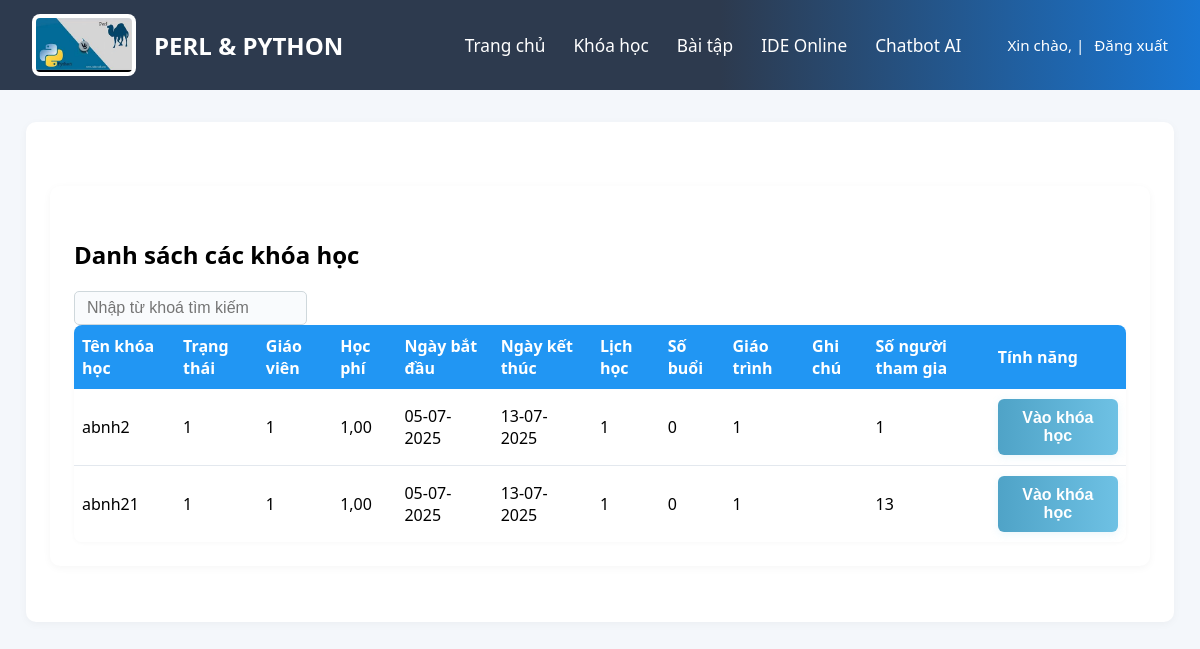
The page /student/course/ on the database as committed earlier.
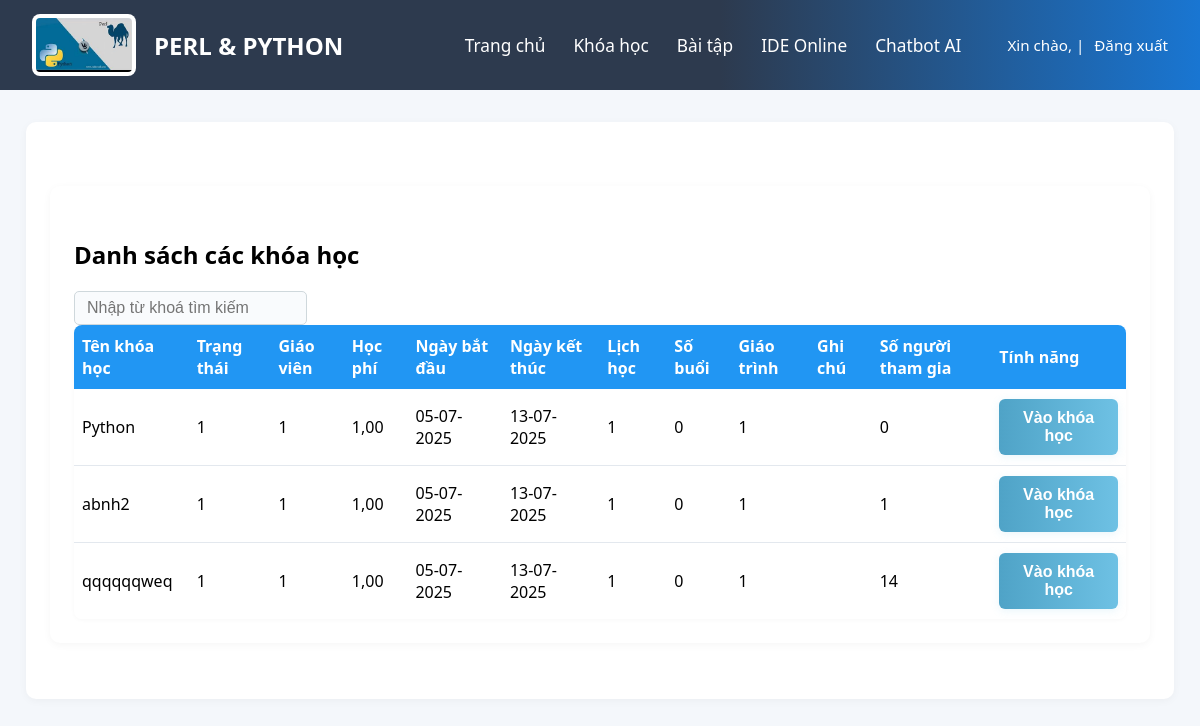
The same page on the database as committed later.
### teacherapp/models.py (models this page shows, shortened)
class Course(models.Model):
    name = models.CharField(max_length=200)
    status = models.CharField(max_length=50)
    teacher = models.CharField(max_length=100)
    fee = models.DecimalField(max_digits=10, decimal_places=2, null=True, blank=True)
    start_date = models.DateField()
    end_date = models.DateField()
    schedule = models.CharField(max_length=200)
    sessions = models.IntegerField(default=0)  # Tổng số buổi
    curriculum = models.TextField(blank=True)
    note = models.TextField(blank=True)
    participants = models.IntegerField(default=0)
    created_by = models.ForeignKey(User, on_delete=models.CASCADE, null=True, blank=True)

### studentapp/views.py (the view)
# urls.py: path('course/', views.course, name='course'),
def course(request):
    courses = Course.objects.all().order_by('-id')
    return render(request, "student_page/course.html", {"courses": courses})

### templates/student_page/course.html (shortened to what this page needs)
{% extends 'student_page/student_base.html' %}
{% load static %}
{% block extra_css %}
    <link rel="stylesheet" href="{% static 'css/course_management.css' %}">
{% endblock %}
{% block content %}
<div class="main-content">
    <div class="page-header">
        <h2>Danh sách các khóa học</h2>
        <div class="header-actions">
            <input type="text" placeholder="Nhập từ khoá tìm kiếm">
        </div>
    </div>
    <table class="class-table">
        <thead>
            <tr>
                <th>Tên khóa học</th>
                <th>Trạng thái</th>
                <th>Giáo viên</th>
                <th>Học phí</th>
                <th>Ngày bắt đầu</th>
                <th>Ngày kết thúc</th>
                <th>Lịch học</th>
                <th>Số buổi</th>
                <th>Giáo trình</th>
                <th>Ghi chú</th>
                <th>Số người tham gia</th>
                <th>Tính năng</th>
            </tr>
        </thead>
        <tbody>
            {% for course in courses %}
            <tr>
                <td>{{ course.name }}</td>
                <td>{{ course.status }}</td>
                <td>{{ course.teacher }}</td>
                <td>{{ course.fee }}</td>
                <td>{{ course.start_date|date:"d-m-Y" }}</td>
                <td>{{ course.end_date|date:"d-m-Y" }}</td>
                <td>{{ course.schedule }}</td>
                <td>{{ course.sessions }}</td>
                <td>{{ course.curriculum }}</td>
                <td>{{ course.note }}</td>
                <td>{{ course.participants }}</td>
                <td>
                    <button class="enter-course-btn custom-btn" onclick="checkCheckbox(this, {{ course.id }})">Vào khóa học</button>
                </td>
            </tr>
            {% endfor %}
        </tbody>
    </table>
</div>
{% endblock %}

### templates/student_page/student_base.html (shortened to what this page needs)
{% load static %}
<!DOCTYPE html>
<html lang="vi">
<head>
  <link rel="stylesheet" href="{% static 'css/assignment_list.css' %}">
  {% block extra_css %}{% endblock %}
</head>
<body>
  <div class="header">
    <div class="logo">
      <img src="{% static 'image/headerIcon.jpg' %}" alt="Perl/Python Logo">
      <span class="title">PERL & PYTHON</span>
    </div>
    <div class="nav">
      <a href="{% url 'student_home' %}">Trang chủ</a>
      <a href="{% url 'studentapp:khoa_hoc' %}">Khóa học</a>
      <a href="{% url 'studentapp:assignment_list' %}">Bài tập</a>
      <a href="{% url 'studentapp:ide_online' %}">IDE Online</a>
      <a href="{% url 'studentapp:chatbot' %}">Chatbot AI</a>
      <span class="lang">Xin chào, {{ user.first_name }} | <a href="{% url 'signout' %}">Đăng xuất</a></span>
    </div>
  </div>
  <div class="main-content">
    {% block content %}{% endblock %}
  </div>
</body>
</html>

### static/css/assignment_list.css (style rules this page uses)
body { background: linear-gradient(120deg, #e3f0ff 0%, #f8fbff 100%); font-family: 'Segoe UI', Arial, sans-serif; margin: 0; padding: 0; min-height: 100vh; }
.header { background: linear-gradient(90deg, #2d3a4e 60%, #1976d2 100%); color: #fff; min-height: 90px; display: flex; align-items: center; justify-content: space-between; padding: 0 32px; }
.logo { display: flex; align-items: center; gap: 18px; }
.logo img { height: 54px; background: #fff; border-radius: 8px; padding: 4px; }
.title { font-size: 1.5rem; font-weight: bold; }
.nav { display: flex; gap: 28px; align-items: center; font-size: 1.08rem; }
.nav a { color: #fff; text-decoration: none; font-weight: 500; transition: color 0.2s; }
.lang { margin-left: 18px; font-size: 0.95rem; }
.lang a { color: #fff; margin-left: 6px; text-decoration: none; }

### static/css/course_management.css (style rules this page uses)
body { background: #f4f7fb; font-family: 'Segoe UI', Arial, sans-serif; }
.main-content { background: #fff; border-radius: 10px; box-shadow: 0 2px 8px rgba(0,0,0,0.04); padding: 32px 24px 24px 24px; margin: 32px auto; max-width: 1100px; }
.header { display: flex; justify-content: space-between; align-items: center; margin-bottom: 18px; }
.header-actions { display: flex; gap: 10px; }
.header-actions input[type="text"] { padding: 7px 12px; border: 1px solid #cfd8dc; border-radius: 5px; font-size: 1em; background: #f9fbfd; outline: none; transition: border 0.2s; }
.enter-course-btn { background-color: #4CAF50; color: white; padding: 6px 12px; border: none; border-radius: 4px; cursor: pointer; }
.class-table { width: 100%; border-collapse: collapse; background: #fff; border-radius: 8px; overflow: hidden; box-shadow: 0 1px 4px rgba(0,0,0,0.03); }
.class-table th { background: #2196f3; color: #fff; font-weight: 600; padding: 10px 8px; text-align: left; font-size: 1em; }
.class-table td { padding: 10px 8px; border-bottom: 1px solid #e3e8ee; font-size: 1em; background: #fff; }
.class-table tr:last-child td { border-bottom: none; }

### templates/student_page/course.html (style rules this page uses)
.custom-btn { background: linear-gradient(90deg, #4fa3c7 0%, #6ec1e4 100%); color: #fff; border: none; border-radius: 6px; padding: 10px 22px; font-size: 1em; font-weight: 600; box-shadow: 0 2px 8px rgba(110,193,228,0.15); transition: background 0.3s, transform 0.2s; cursor: pointer; margin: 0 auto; display: block; }

Rows that differ between the two databases and show on the page:
added Course: name "Python", status "1", teacher "1", fee "1,00", start_date "05-07-2025", end_date "13-07-2025", schedule "1", sessions "0", curriculum "1", participants "0"
changed Course: name "abnh21" → "qqqqqqweq"; participants "13" → "14"
